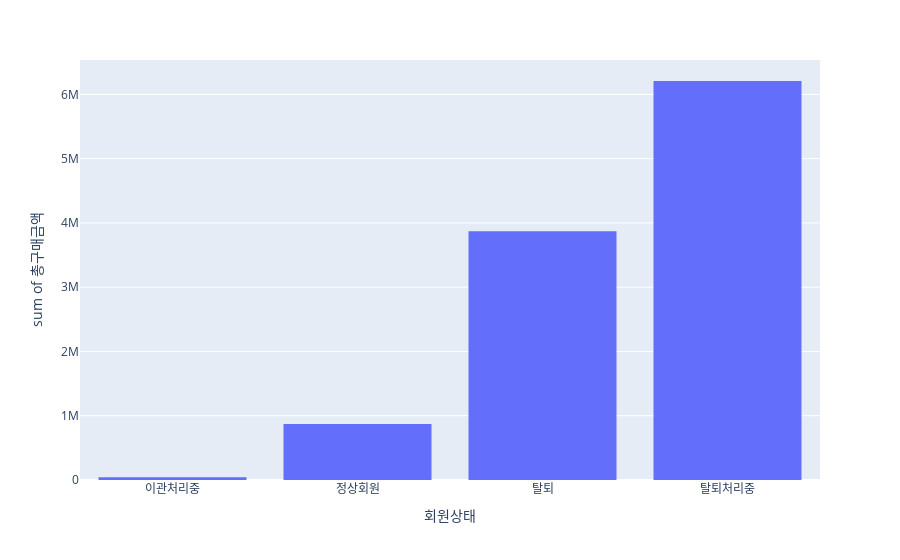

Write notebook code for a chart like this one.
### Code cell
pv1 = df1.pivot_table(index='회원상태',values='총구매금액',aggfunc='mean').reset_index()
px.histogram(pv1,x='회원상태',y='총구매금액')

### Figure 1 — Plotly figure (JSON) as saved in the notebook; plotly's stock layout.template omitted (floating-point values rounded to 4 significant figures)
{"data": [{"alignmentgroup": "True", "bingroup": "x", "histfunc": "sum", "hovertemplate": "회원상태=%{x}<br>sum of 총구매금액=%{y}<extra></extra>", "legendgroup": "", "marker": {"color": "#636efa", "pattern": {"shape": ""}}, "name": "", "offsetgroup": "", "orientation": "v", "showlegend": false, "type": "histogram", "x": ["이관처리중", "정상회원", "탈퇴", "탈퇴처리중"], "xaxis": "x", "y": [43050, 872600.0, 3869000.0, 6208000.0], "yaxis": "y"}], "layout": {"barmode": "relative", "legend": {"tracegroupgap": 0}, "margin": {"t": 60}, "xaxis": {"anchor": "y", "domain": [0, 1], "title": {"text": "회원상태"}}, "yaxis": {"anchor": "x", "domain": [0, 1], "title": {"text": "sum of 총구매금액"}}}}
